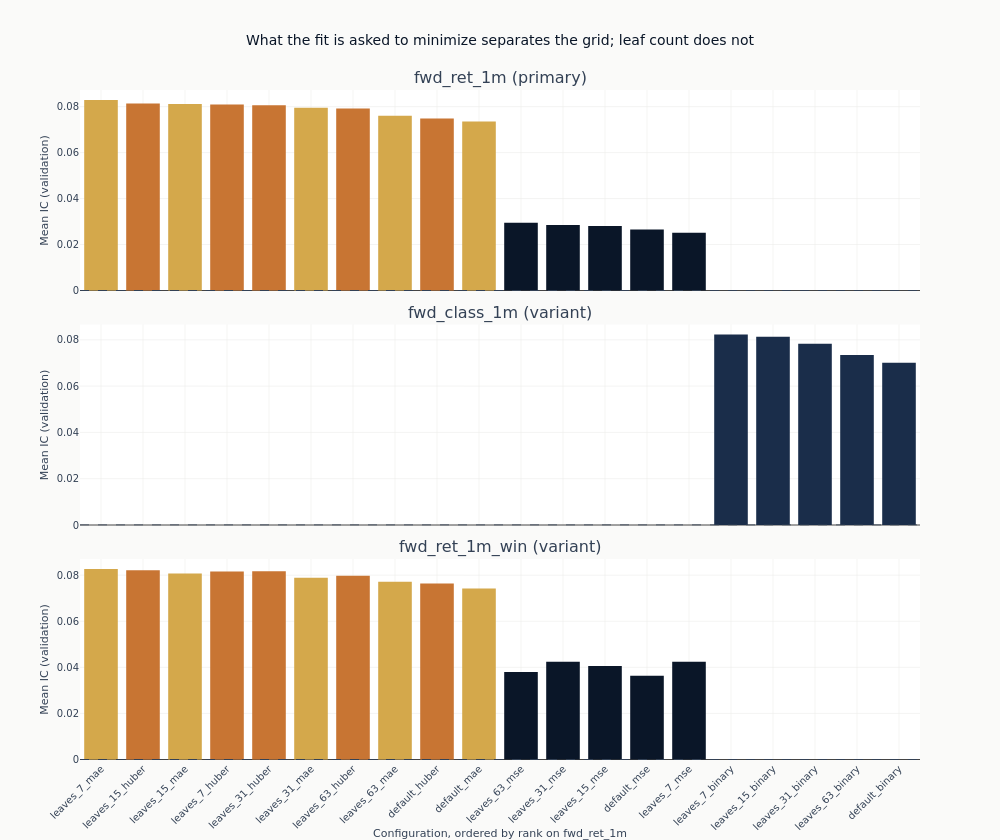

Notebook code cell kept with this figure:
### Markdown cell above
### Whether the loss function is what separates them

The chart below drops the checkpoint dimension by taking each configuration's final state, so
every configuration is compared at the same amount of training. That is the comparison that does
not require choosing anything after the fact. The configurations are held in one order across
the panels - their ranking on the primary target - so a panel that does not descend is a target
that orders the grid differently.

### Code cell
final = (
    catalog.filter(pl.col("checkpoint_value") == pl.col("checkpoint_value").max().over("label"))
    .filter("full_coverage")
    .sort(["label", "ic_mean"], descending=[False, True])
)
final_iteration = int(final.get_column("checkpoint_value").max())
config_order = (
    final.filter(pl.col("label") == order_label)
    .sort("ic_mean", descending=True)
    .get_column("config_name")
    .to_list()
)

fig_obj = make_subplots(
    rows=len(panel_labels),
    cols=1,
    shared_xaxes=True,
    shared_yaxes=True,
    vertical_spacing=0.05,
    subplot_titles=[
        f"{label} ({'primary' if label == primary else 'variant'})" for label in panel_labels
    ],
)
for row, label in enumerate(panel_labels, start=1):
    panel = final.filter(pl.col("label") == label)
    # The classification target declares its own configurations; they keep them and append them
    # after the shared order rather than being dropped from the figure.
    order = [name for name in config_order if name in set(panel.get_column("config_name"))]
    order += [name for name in panel.get_column("config_name").to_list() if name not in order]
    panel = panel.with_columns(
        rank=pl.col("config_name").replace_strict(
            {name: index for index, name in enumerate(order)}, return_dtype=pl.Int32
        )
    ).sort("rank")
    fig_obj.add_trace(
        go.Bar(
            x=panel.get_column("config_name").to_list(),
            y=panel.get_column("ic_mean").to_list(),
            marker_color=[
                objectives[objective_of(name)] for name in panel.get_column("config_name")
            ],
            showlegend=False,
        ),
        row=row,
        col=1,
    )
    fig_obj.add_hline(
        y=0, line_width=1, line_dash="dash", line_color=COLORS["neutral"], row=row, col=1
    )
    fig_obj.update_yaxes(title_text="Mean IC (validation)", row=row, col=1)
fig_obj.update_xaxes(
    title_text=f"Configuration, ordered by rank on {order_label}",
    tickangle=-45,
    row=len(panel_labels),
    col=1,
)
fig_obj.update_layout(
    title="What the fit is asked to minimize separates the grid; leaf count does not",
    height=280 * len(panel_labels),
    width=1000,
    margin=dict(t=90),
)
show_plotly_with_alt(
    fig_obj,
    "Bar charts of mean validation information coefficient at the final boosting iteration, one "
    "panel per label sharing a vertical scale, bars coloured by loss function and held in the "
    "primary target's ranking order in every panel. In both regression panels the gold and copper "
    "bars group together above the navy ones rather than interleaving, and within each colour "
    "group the bars are of similar height across the five leaf counts. Each panel carries a "
    "dashed zero line.",
)

### Figure 1 — Plotly figure (JSON) as saved in the notebook; plotly's stock layout.template omitted (floating-point values rounded to 4 significant figures)
{"data": [{"marker": {"color": ["#D4A84B", "#C87533", "#D4A84B", "#C87533", "#C87533", "#D4A84B", "#C87533", "#D4A84B", "#C87533", "#D4A84B", "#0a1628", "#0a1628", "#0a1628", "#0a1628", "#0a1628"]}, "showlegend": false, "type": "bar", "x": ["leaves_7_mae", "leaves_15_huber", "leaves_15_mae", "leaves_7_huber", "leaves_31_huber", "leaves_31_mae", "leaves_63_huber", "leaves_63_mae", "default_huber", "default_mae", "leaves_63_mse", "leaves_31_mse", "leaves_15_mse", "default_mse", "leaves_7_mse"], "xaxis": "x", "y": [0.08286, 0.08134, 0.08112, 0.08092, 0.08061, 0.07954, 0.07916, 0.07601, 0.07488, 0.07357, 0.0295, 0.02855, 0.02806, 0.02658, 0.02517], "yaxis": "y"}, {"marker": {"color": ["#1a2d4a", "#1a2d4a", "#1a2d4a", "#1a2d4a", "#1a2d4a"]}, "showlegend": false, "type": "bar", "x": ["leaves_7_binary", "leaves_15_binary", "leaves_31_binary", "leaves_63_binary", "default_binary"], "xaxis": "x2", "y": [0.08228, 0.08137, 0.07829, 0.07341, 0.07014], "yaxis": "y2"}, {"marker": {"color": ["#D4A84B", "#C87533", "#D4A84B", "#C87533", "#C87533", "#D4A84B", "#C87533", "#D4A84B", "#C87533", "#D4A84B", "#0a1628", "#0a1628", "#0a1628", "#0a1628", "#0a1628"]}, "showlegend": false, "type": "bar", "x": ["leaves_7_mae", "leaves_15_huber", "leaves_15_mae", "leaves_7_huber", "leaves_31_huber", "leaves_31_mae", "leaves_63_huber", "leaves_63_mae", "default_huber", "default_mae", "leaves_63_mse", "leaves_31_mse", "leaves_15_mse", "default_mse", "leaves_7_mse"], "xaxis": "x3", "y": [0.08266, 0.0821, 0.08068, 0.08155, 0.0817, 0.0789, 0.0798, 0.0772, 0.07635, 0.07418, 0.038, 0.04248, 0.04057, 0.0363, 0.04241], "yaxis": "y3"}], "layout": {"annotations": [{"font": {"size": 16}, "showarrow": false, "text": "fwd_ret_1m (primary)", "x": 0.5, "xanchor": "center", "xref": "paper", "y": 1.0, "yanchor": "bottom", "yref": "paper"}, {"font": {"size": 16}, "showarrow": false, "text": "fwd_class_1m (variant)", "x": 0.5, "xanchor": "center", "xref": "paper", "y": 0.65, "yanchor": "bottom", "yref": "paper"}, {"font": {"size": 16}, "showarrow": false, "text": "fwd_ret_1m_win (variant)", "x": 0.5, "xanchor": "center", "xref": "paper", "y": 0.3, "yanchor": "bottom", "yref": "paper"}], "height": 840, "margin": {"t": 90}, "shapes": [{"line": {"color": "#334155", "dash": "dash", "width": 1}, "type": "line", "x0": 0, "x1": 1, "xref": "x domain", "y0": 0, "y1": 0, "yref": "y"}, {"line": {"color": "#334155", "dash": "dash", "width": 1}, "type": "line", "x0": 0, "x1": 1, "xref": "x2 domain", "y0": 0, "y1": 0, "yref": "y2"}, {"line": {"color": "#334155", "dash": "dash", "width": 1}, "type": "line", "x0": 0, "x1": 1, "xref": "x3 domain", "y0": 0, "y1": 0, "yref": "y3"}], "title": {"text": "What the fit is asked to minimize separates the grid; leaf count does not"}, "width": 1000, "xaxis": {"anchor": "y", "domain": [0.0, 1.0], "matches": "x3", "showticklabels": false}, "xaxis2": {"anchor": "y2", "domain": [0.0, 1.0], "matches": "x3", "showticklabels": false}, "xaxis3": {"anchor": "y3", "domain": [0.0, 1.0], "tickangle": -45, "title": {"text": "Configuration, ordered by rank on fwd_ret_1m"}}, "yaxis": {"anchor": "x", "domain": [0.7, 1.0], "title": {"text": "Mean IC (validation)"}}, "yaxis2": {"anchor": "x2", "domain": [0.35, 0.65], "title": {"text": "Mean IC (validation)"}}, "yaxis3": {"anchor": "x3", "domain": [0.0, 0.3], "title": {"text": "Mean IC (validation)"}}}}
